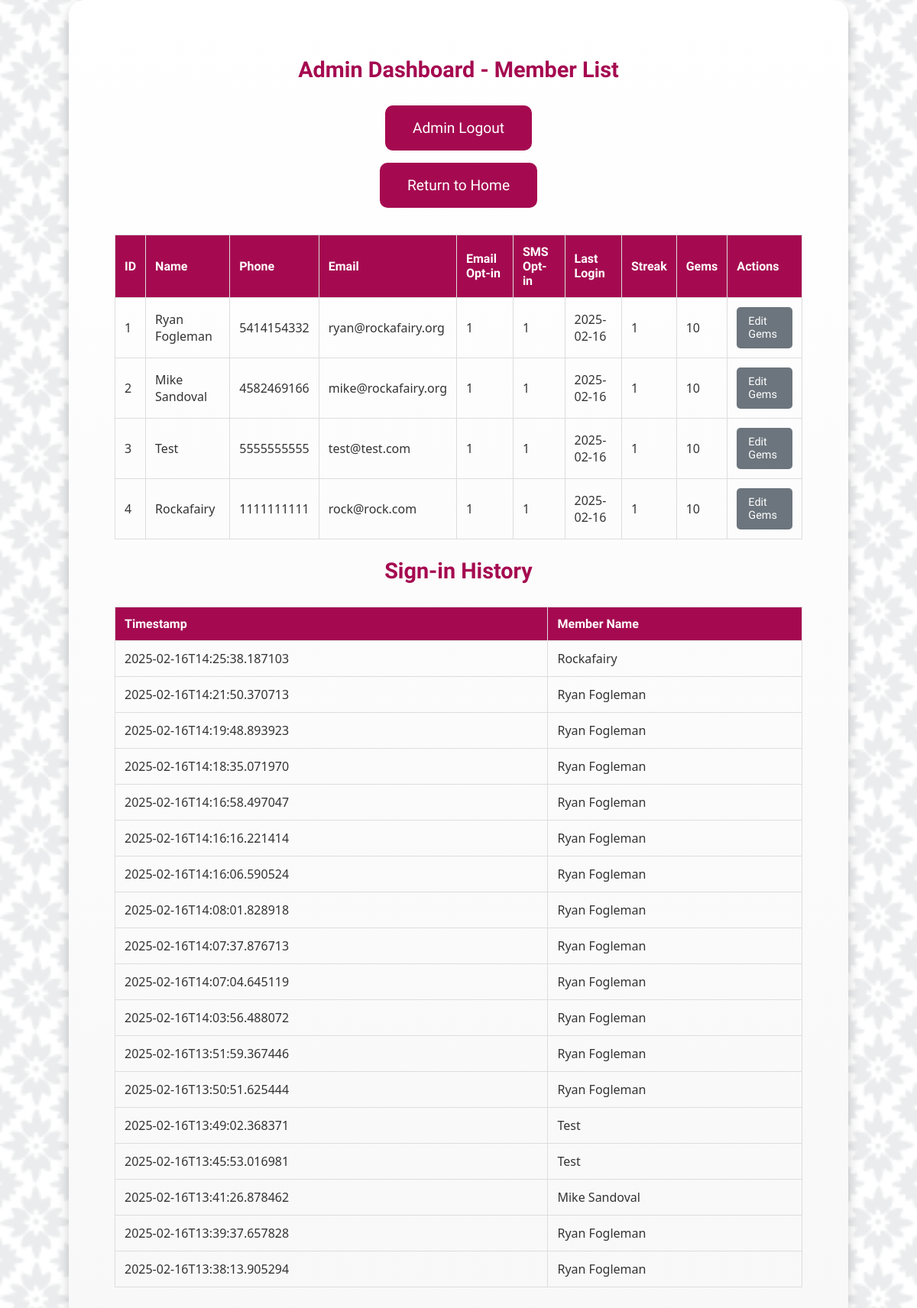
The page /admin_dashboard (signed in) on the database its author committed.
### tables this page shows
CREATE TABLE members (
    id INTEGER PRIMARY KEY AUTOINCREMENT,
    name TEXT NOT NULL,
    phone TEXT NOT NULL,
    email TEXT UNIQUE NOT NULL,
    email_opt_in BOOLEAN DEFAULT FALSE,
    sms_opt_in BOOLEAN DEFAULT FALSE,
    last_login TEXT,
    streak INTEGER DEFAULT 0,
    gems INTEGER DEFAULT 0
);

CREATE TABLE signins (
    id INTEGER PRIMARY KEY AUTOINCREMENT,
    member_id INTEGER NOT NULL,
    timestamp TEXT NOT NULL,  -- ISO 8601 format: YYYY-MM-DD HH:MM:SS
    FOREIGN KEY (member_id) REFERENCES members(id)
);

### rockafairy_app.py (the view)
@app.route('/admin_dashboard')
def admin_dashboard():
    if not session.get('admin_logged_in'):
        return redirect(url_for('admin_login'))
    db = get_db()
    cur = db.cursor()
    cur.execute("SELECT * FROM members")
    members = cur.fetchall()
    cur.execute("""
        SELECT signins.timestamp, members.name
        FROM signins
        INNER JOIN members ON signins.member_id = members.id
        ORDER BY signins.timestamp DESC
    """)
    signins = cur.fetchall()
    db.close()
    return render_template('admin_dashboard.html', members=members, signins=signins)

### rockafairy_app.py (called while the page is built)
def get_db():
    db = sqlite3.connect(DATABASE)
    db.row_factory = sqlite3.Row
    return db

### templates/admin_dashboard.html (shortened to what this page needs)
<!DOCTYPE html>
<html>
<head>
    <link rel="stylesheet" type="text/css" href="{{ url_for('static', filename='style.css') }}">
</head>
<body>
    <div class="container">
        <h2>Admin Dashboard - Member List</h2>
        <p><a href="{{ url_for('admin_logout') }}" class="button">Admin Logout</a></p>
        <a href="{{ url_for('index') }}" class="button back-button">Return to Home</a>
        <table>
            <thead>
                <tr>
                    <th>ID</th>
                    <th>Name</th>
                    <th>Phone</th>
                    <th>Email</th>
                    <th>Email Opt-in</th>
                    <th>SMS Opt-in</th>
                    <th>Last Login</th>
                    <th>Streak</th>
                    <th>Gems</th>
                    <th>Actions</th>  </! Add Actions column >
                    </tr>
            </thead>
            <tbody>
                {% for member in members %}
                <tr>
                    <td>{{ member.id }}</td>
                    <td>{{ member.name }}</td>
                    <td>{{ member.phone }}</td>
                    <td>{{ member.email }}</td>
                    <td>{{ member.email_opt_in }}</td>
                    <td>{{ member.sms_opt_in }}</td>
                    <td>{{ member.last_login }}</td>
                    <td>{{ member.streak }}</td>
                    <td>{{ member.gems }}</td>
                    <td>  </! Add Edit button >
                        <a href="{{ url_for('edit_gems', member_id=member.id) }}" class="button edit-button">Edit Gems</a>
                    </td>
                </tr>
                {% endfor %}
            </tbody>
        </table>
        <h2>Sign-in History</h2>
        <table>
            <thead>
                <tr>
                    <th>Timestamp</th>
                    <th>Member Name</th>
                </tr>
            </thead>
            <tbody>
                {% for signin in signins %}
                <tr>
                    <td>{{ signin.timestamp }}</td>
                    <td>{{ signin.name }}</td>
                </tr>
                {% endfor %}
            </tbody>
        </table>
    </div>
</body>
</html>

### static/style.css (style rules this page uses)
body { font-family: 'Segoe UI', Tahoma, Geneva, Verdana, sans-serif; background-color: #f4f4f4; color: #333; display: flex; justify-content: center; align-items: center; min-height: 100vh; margin: 0; -webkit-tap-highlight-color: transparent; background-image: url('subtle_light_tile.png'); background-size: contain; }
.container { background: linear-gradient(to bottom, #ffffff, #f8f8f8); padding: 50px 60px; border-radius: 20px; box-shadow: 0 5px 15px rgba(0, 0, 0, 0.2); text-align: center; max-width: 95%; width: 900px; overflow-x: auto; }
h1, h2, .mission-statement h2 { font-family: 'Shrikhand', cursive; color: #a50a50; font-size: 2.5em; margin-bottom: 30px; font-weight: 600; }
h2 { font-size: 1.8em; margin-bottom: 30px; }
.button { background-color: #a50a50; font-family: 'Shrikhand', cursive; color: white; padding: 18px 36px; border: none; border-radius: 10px; font-size: 1.2em; cursor: pointer; transition: background-color 0.3s ease, transform 0.2s ease; text-decoration: none; display: inline-block; }
table { width: 100%; border-collapse: collapse; margin-top: 20px; }
table, th, td { border: 1px solid #ddd; }
th, td { font-family: 'Segoe UI', Tahoma, Geneva, Verdana, sans-serif; padding: 12px; text-align: left; }
th { font-family: 'Shrikhand', cursive; background-color: #a50a50; color: white; }
.back-button { margin-bottom: 15px; }
.edit-button { background-color: #6c757d; color: white; padding: 10px 15px; border: none; border-radius: 5px; font-size: 0.9em; cursor: pointer; transition: background-color 0.3s ease; text-decoration: none; display: inline-block; margin-top: 0px; }

### rows shown on the page
members: id "1", name "Ryan Fogleman", phone "5414154332", email "ryan@rockafairy.org", email_opt_in "1", sms_opt_in "1", last_login "2025-02-16", streak "1", gems "10"
members: id "2", name "Mike Sandoval", phone "4582469166", email "mike@rockafairy.org", email_opt_in "1", sms_opt_in "1", last_login "2025-02-16", streak "1", gems "10"
members: id "3", name "Test", phone "5555555555", email "test@test.com", email_opt_in "1", sms_opt_in "1", last_login "2025-02-16", streak "1", gems "10"
members: id "4", name "Rockafairy", phone "1111111111", email "rock@rock.com", email_opt_in "1", sms_opt_in "1", last_login "2025-02-16", streak "1", gems "10"
signins: timestamp "2025-02-16T14:25:38.187103", name "Rockafairy"
signins: timestamp "2025-02-16T14:21:50.370713", name "Ryan Fogleman"
signins: timestamp "2025-02-16T14:19:48.893923", name "Ryan Fogleman"
signins: timestamp "2025-02-16T14:18:35.071970", name "Ryan Fogleman"
signins: timestamp "2025-02-16T14:16:58.497047", name "Ryan Fogleman"
signins: timestamp "2025-02-16T14:16:16.221414", name "Ryan Fogleman"
signins: timestamp "2025-02-16T14:16:06.590524", name "Ryan Fogleman"
signins: timestamp "2025-02-16T14:08:01.828918", name "Ryan Fogleman"
signins: timestamp "2025-02-16T14:07:37.876713", name "Ryan Fogleman"
signins: timestamp "2025-02-16T14:07:04.645119", name "Ryan Fogleman"
signins: timestamp "2025-02-16T14:03:56.488072", name "Ryan Fogleman"
signins: timestamp "2025-02-16T13:51:59.367446", name "Ryan Fogleman"
signins: timestamp "2025-02-16T13:50:51.625444", name "Ryan Fogleman"
signins: timestamp "2025-02-16T13:49:02.368371", name "Test"
signins: timestamp "2025-02-16T13:45:53.016981", name "Test"
signins: timestamp "2025-02-16T13:41:26.878462", name "Mike Sandoval"
signins: timestamp "2025-02-16T13:39:37.657828", name "Ryan Fogleman"
signins: timestamp "2025-02-16T13:38:13.905294", name "Ryan Fogleman"
